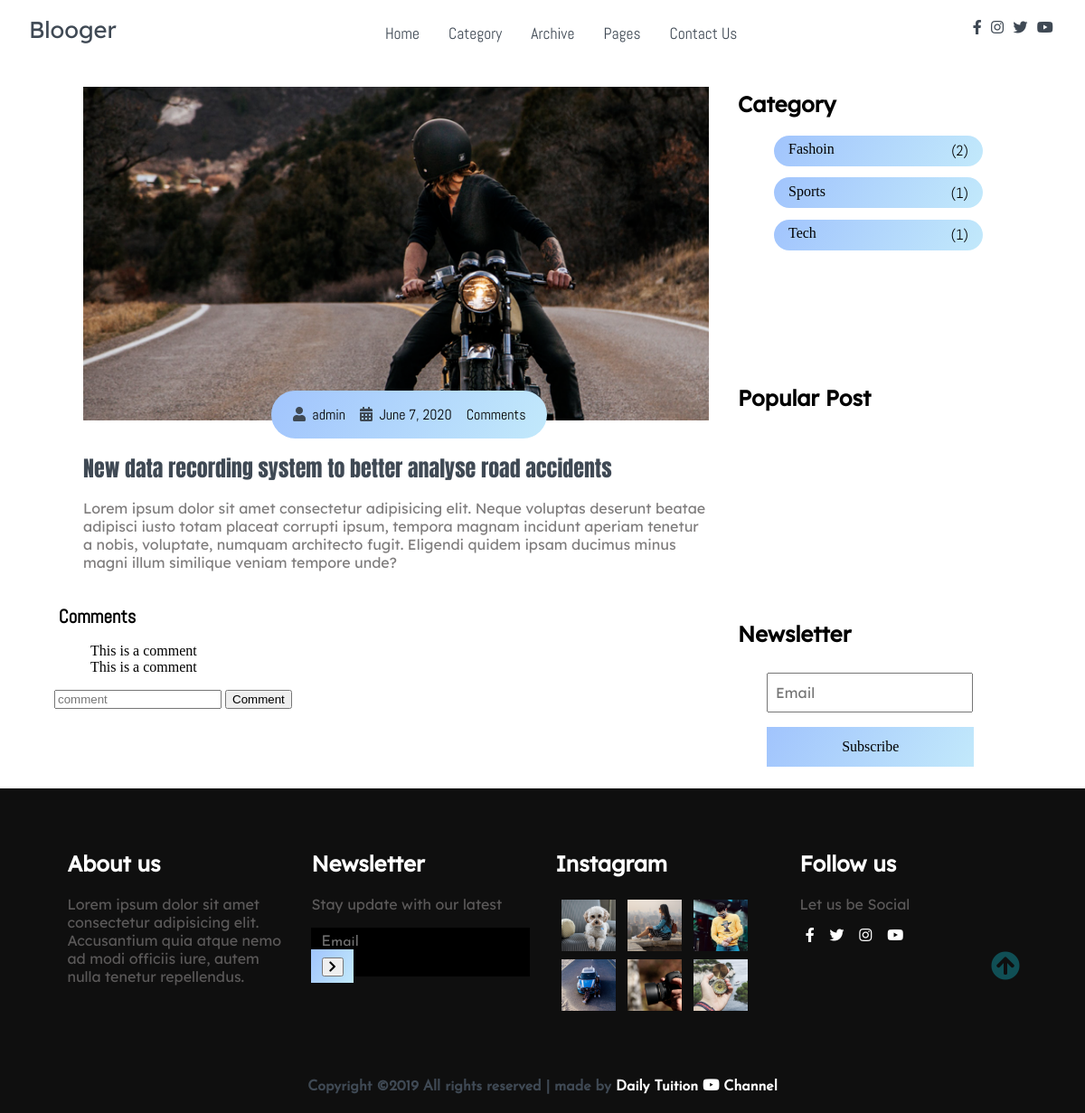
The app's page /post_view/3/ with its own data.
### post/models.py (models this page shows, shortened)
class Post(models.Model):
    title = models.CharField(max_length=100)
    overview = models.TextField()
    timestamp = models.DateTimeField(auto_now_add=True)
    comment_count = models.IntegerField(default=0)
    view_count = models.IntegerField(default=0)
    author = models.ForeignKey(Author,on_delete=models.CASCADE)
    thumbnail = models.ImageField()
    categories = models.ManyToManyField(Category)
    Featured = models.BooleanField(default=False)

class Author(models.Model):
    user = models.OneToOneField(User, on_delete=models.CASCADE)
    def __str__(self):
        return self.user.username

class Category(models.Model):
    title = models.CharField(max_length=100)

### post/views.py (the view)
# urls.py: path('post_view/<id>/',views.post_view, name="post_view")
def post_view(request,id):
    cat_count = category_count()
    post = get_object_or_404(Post, id=id)
    context={
        'post':post,
        'cat_count':cat_count,
    }
    return render(request,'post.html',context)

### post/views.py (called while the page is built)
def category_count():
    qs = Post.objects.values('categories__title').annotate(Count('categories'))
    return qs

### post/templates/post.html
{% extends 'base.html'%}
{% load static %}
{% block content %}
    {% include 'nav.html' %}
    <main>
        <section class="container">
            <div class="site-content">
                <div class="posts">
                    <div class="post-content" data-aos="zoom-in" data-aos-delay="200">
                        <div class="post-image">
                            <div>
                                <img src="{{post.thumbnail.url}}" class="img" alt="blog1">
                            </div>
                            <div class="post-info flex-row">
                                <span><i class="fas fa-user text-gray"></i>&nbsp;&nbsp;{{post.author}}</span>
                                <span><i class="fas fa-calendar-alt text-gray"></i>&nbsp;&nbsp;{{post.timestamp|date}}</span>
                                <span>{{view_post.comment_count}} Comments</span>
                            </div>
                        </div>
                        <div class="post-title">
                            <a href="#">{{post.title}}</a>
                            <p>{{post.overview}}
                            </p>
                        </div>
                    </div>
                    <div class="comments">
                        <div class="list-comments">
                            <h3>Comments</h3>
                            <ul>
                                <li>This is a comment</li>
                                <li>This is a comment</li>
                            </ul>
                        </div>
                        <div class="give-comment">
                            <form action="">
                                <input type="text" placeholder="comment">
                                <button type="submit">Comment</button>
                            </form>
                        </div>
                    </div>
                </div>
            {% include 'sidebar.html' %}
            </div>
        </section>
    </main>
    {% include 'footer.html' %}
    {% endblock %}

### post/templates/sidebar.html (shortened to what this page needs)
{% load static %}
<aside class="sidebar">
    <div class="category">
        <h2>Category</h2>
        <ul class="category-list">
            {% for cat in cat_count %}
            <li class="list-items" data-aos="fade-left" data-aos-delay="100">
                <a href="#">{{ cat.categories__title}}</a>
                <span>({{ cat.categories__count}})</span>
            </li>
            {% endfor %}
        </ul>
    </div>
    <div class="popular-post">
        <h2>Popular Post</h2>
        <div class="post-content" data-aos="flip-up" data-aos-delay="200">
        </div>
    </div>
    <div class="newsletter" data-aos="fade-up" data-aos-delay="300">
        <h2>Newsletter</h2>
        <div class="form-element">
            <form action="." method="POST">
            <input type="text" class="input-element" name="email" placeholder="Email">
            <button class="btn form-btn" type="submit">Subscribe</button>
        </form>
        </div>
    </div>
</aside>

### static/css/all.css (style rules this page uses)
.fa, .fas, .far, .fal, .fad, .fab { -moz-osx-font-smoothing: grayscale; -webkit-font-smoothing: antialiased; display: inline-block; font-style: normal; font-variant: normal; text-rendering: auto; line-height: 1; }
.fa-calendar-alt:before { content: "\f073"; }
.fa-user:before { content: "\f007"; }
.fa, .fas { font-family: 'Font Awesome 5 Free'; font-weight: 900; }

### static/css/Style.css (style rules this page uses)
html, body { margin: 0%; box-sizing: border-box; overflow-x: hidden; }
:root { --text-gray: #3f4954; --text-light : #686666da; --bg-color: #0f0f0f; --white: #ffffff; --midnight: #104f55; --sky: linear-gradient(120deg, #a1c4fd 0%, #c2e9fb 100%); --Abel: 'Abel', cursive; --Anton: 'Anton', cursive; --Josefin : 'Josefin', cursive; --Lexend: 'Lexend', cursive; --Livvic : 'Livvic', cursive; }
a { text-decoration: none; color: var(--text-gray); }
.flex-row { display: flex; flex-direction: row; flex-wrap: wrap; }
ul { list-style-type: none; }
h2 { font-family: var(--Lexend); }
h3 { font-family: var(--Abel); font-size: 1.3rem; }
button.btn { border: none; border-radius: 2rem; padding: 1rem 3rem; font-size: 1rem; font-family: var(--Livvic); cursor: pointer; }
span { font-family: var(--Abel); }
.container { margin: 0 5vw; }
.text-gray { color: var(--text-gray); }
p { font-family: var(--Lexend); color: var(--text-light); }
main .site-title h1, h3 { margin: .3rem; }
main .site-content { display: grid; grid-template-columns: 70% 30%; }
main .post-content { width: 100%; }
main .site-content .post-content > .post-image, .post-title { padding: 1rem 2rem; position: relative; }
main .site-content .post-content > .post-image .post-info { background: var(--sky); padding: 1rem; position: absolute; bottom: 0%; left: 20vw; border-radius: 3rem; }
main .site-content .post-content > .post-image > div { overflow: hidden; }
main .site-content .post-content > .post-image .img { width: 100%; transition: all 1s ease; }
main .site-content .post-content > .post-image .post-info span { margin: 0 .5rem; }
main .post-content .post-title a { font-family: var(--Anton); font-size: 1.5rem; }
.site-content > .sidebar .category-list { font-family: var(--Livvic); }
.site-content > .sidebar .category-list .list-items { background: var(--sky); padding: .4rem 1rem; margin: .8rem 0; border-radius: 3rem; width: 70%; display: flex; justify-content: space-between; }
.site-content > .sidebar .category-list .list-items a { color: black; }
.site-content .sidebar .popular-post .post-content { padding: 1rem 0; }
.site-content .sidebar .popular-post h2 { padding-top: 8rem; }
.site-content .sidebar .newsletter { padding-top: 10rem; }
.site-content .sidebar .newsletter .form-element { padding: .5rem 2rem; }
.site-content .sidebar .newsletter .input-element { width: 80%; height: 1.9rem; padding: .3rem .5rem; font-family: var(--Lexend); font-size: 1rem; }
.site-content .sidebar .newsletter .form-btn { border-radius: 0; padding: .8rem 32%; margin: 1rem 0; background: var(--sky); }

### records on screen
Post: thumbnail (picture), author "admin", timestamp "June 7, 2020", title "New data recording system to better analyse road accidents", overview "Lorem ipsum dolor sit amet consectetur adipisicing elit. Neque voluptas deserunt beatae adipisci iusto totam placeat corrupti ipsum, tempora magnam incidunt aperiam tenetur a nobis, voluptate, numquam architecto fugit. Eligendi quidem ipsam ducimus minus magni illum similique veniam tempore unde?"
Category: categories__title "Fashoin", categories__count "2"
Category: categories__title "Sports", categories__count "1"
Category: categories__title "Tech", categories__count "1"
